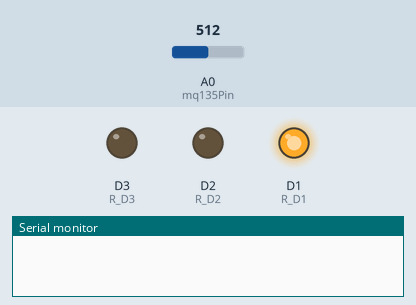
Simulated run of this sketch. Board: ESP8266 (NodeMCU). On the bench: output pins drawn as LEDs (lit = HIGH), the last lines printed to the serial monitor. Inputs (shaded band) come from the test bench; at power-on: A0 (mq135Pin) = 512. WiFi joins after 1.5 s; servers stay silent unless stated.

Above: at 1.0 s.
At 4.0 s:
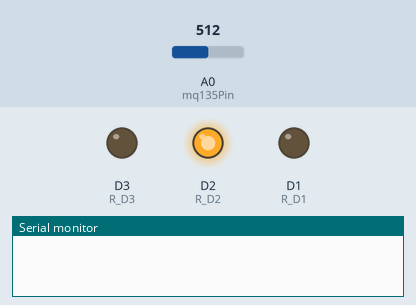
At 7.5 s:
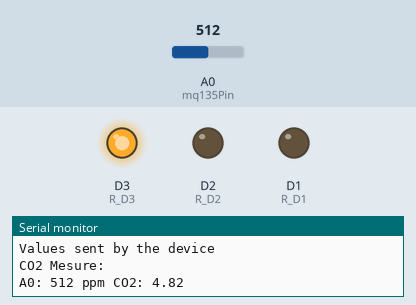
Timing chart, 0 to 11.7 s (numbered marks = the images above):
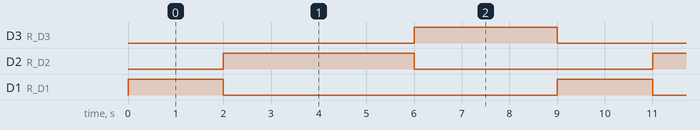

Measured:
- by itself, D3 (R_D3): alternates HIGH for 3.0 s and LOW for 6.0 s
- by itself, D2 (R_D2): alternates HIGH for 4.0 s and LOW for 5.0 s
- by itself, D1 (R_D1): alternates HIGH for 2.0 s and LOW for 7.0 s

The sketch:

humidit__gaz_ubidots.ino
```cpp
// ******************************************** ****
// Mesure analogique et numérique de l’humidité du sol
// Avec le module Humidité Sol
// Mesure analogique et numérique de co2
//Envoi Vers Ubidots
// ************************* ******************************
// connexion Wifi
#include <ESP8266WiFi.h>

// Ubidots Connexion
#include "Ubidots.h"
#define TOKEN "BBFF-O2KZiwAEY7Yhpi05sNPdJW1MPVz98a"

// definir les paramètres du connexion wifi
#define WIFISSID "Guest_ISETCOM"
#define PASSWORD "SUPCOM**1920$"


/// La résistance de charge sur la carte
#define RLOAD 10.0
/// Résistance d'étalonnage au niveau de CO2 atmosphérique
#define RZERO 76.63
/// Paramètres de calcul des ppm de CO2 à partir de la résistance du capteur
#define PARA 116.6020682
#define PARB 2.769034857
/// Niveau de CO2 atmosphérique à des fins d'étalonnage
#define ATMOCO2 397.13
#include "MQ135.h"
uint8_t mq135Pin = A0;     // Pin sur lequel est branché de MQ135
MQ135 gasSensor = MQ135(mq135Pin);  // Initialiser l'objet MQ135 sur le Pin spécifié

Ubidots client(TOKEN); // Créer le client Ubidots

// Assigner les variables aux pins correspendants
int R_D1 = D1;
int R_D2 = D2;
int R_D3 = D3;


void setup()
{
  Serial.begin(115200);// Initialiser le port série à 1152000 bps
  // Intitialiser les inputs/outputs
  pinMode(mq135Pin, INPUT);
  pinMode(A0,INPUT);// pin A0 en entrée analogique
  pinMode(R_D1,OUTPUT);
  pinMode(R_D2,OUTPUT);
  pinMode(R_D3,OUTPUT);


  WiFi.begin(WIFISSID, PASSWORD);
  client.setDebug(true);

}

// Fonctions pour controler les valeurs présent sur le pin A0
int analogRead1(){

  digitalWrite(R_D1,HIGH);
  digitalWrite(R_D2,LOW);
  digitalWrite(R_D3,LOW);
  delay(1000);
  return analogRead(A0);

}

int analogRead2(){

  digitalWrite(R_D1,LOW);
  digitalWrite(R_D2,HIGH);
  digitalWrite(R_D3,LOW);
  delay(1000);
  return analogRead(A0);
}

int analogRead3(){
  digitalWrite(R_D1,LOW);
  digitalWrite(R_D2,LOW);
  digitalWrite(R_D3,HIGH);
  delay(1000);
  return analogRead(mq135Pin);
}

void loop() {
  float moisture_percentage1,moisture_percentage2;

  // Capteur Humidité pour 20 cm de profondeur
  moisture_percentage1 = ( 100 - ( (analogRead1()/1024.00) * 100 ) );
  delay(1000);

  // Capteur Humidité pour 20 cm de profondeur
  moisture_percentage2 = ( 100 - ( (analogRead2()/1024.00) * 100 ) );
  delay(1000);

  //Afficher les valeurs
  Serial.print("Moisture Percentage at 20cm= ");
  Serial.println(moisture_percentage1);
  delay(1000);

  //Envoie des données vers Ubidots
  client.add("Moisture Percentage at 20cm", moisture_percentage1);
  bool bufferSent = false;
  bufferSent = client.send();  //  Enverra des données à une étiquette d'appareil qui correspond à l'ID de l'appareil

  if (bufferSent) {
    // Faire quelque chose si les valeurs ont été envoyées correctement
    Serial.println("Values sent by the device");
  }

  //Afficher les valeurs
  Serial.print("Moisture Percentage at 40cm= ");
  Serial.println(moisture_percentage2);
  delay(1000);

  client.add("Moisture Percentage at 40 cm", moisture_percentage2);
  bufferSent = client.send();  // Enverra des données à une étiquette d'appareil qui correspond à l'ID de l'appareil

  if (bufferSent) {
    // Faire quelque chose si les valeurs ont été envoyées correctement
    Serial.println("Values sent by the device");
  }
  //Capteur CO2 MQ135
  //Afficher les valeurs
  Serial.println("CO2 Mesure: ");
  Serial.print("A0: ");
  int val = analogRead3();
  Serial.print(val);
  float resistance = ((1023./(float)val)) * RLOAD;
  float ppm = PARA * pow((resistance/RZERO), -PARB)/ 1000;
  Serial.print(" ppm CO2: ");
  Serial.println(ppm);
  Serial.print("\n");
  delay(1000);

 //Envoie des données vers Ubidots
  client.add("Co2 Mesure ", ppm);
  bufferSent = client.send();  // Enverra des données à une étiquette d'appareil qui correspond à l'ID de l'appareil
  if (bufferSent) {
    // Do something if values were sent properly
    Serial.println("Values sent by the device");
  }
 delay(1000);// Actualise la mesure chaque seconde
}
```
